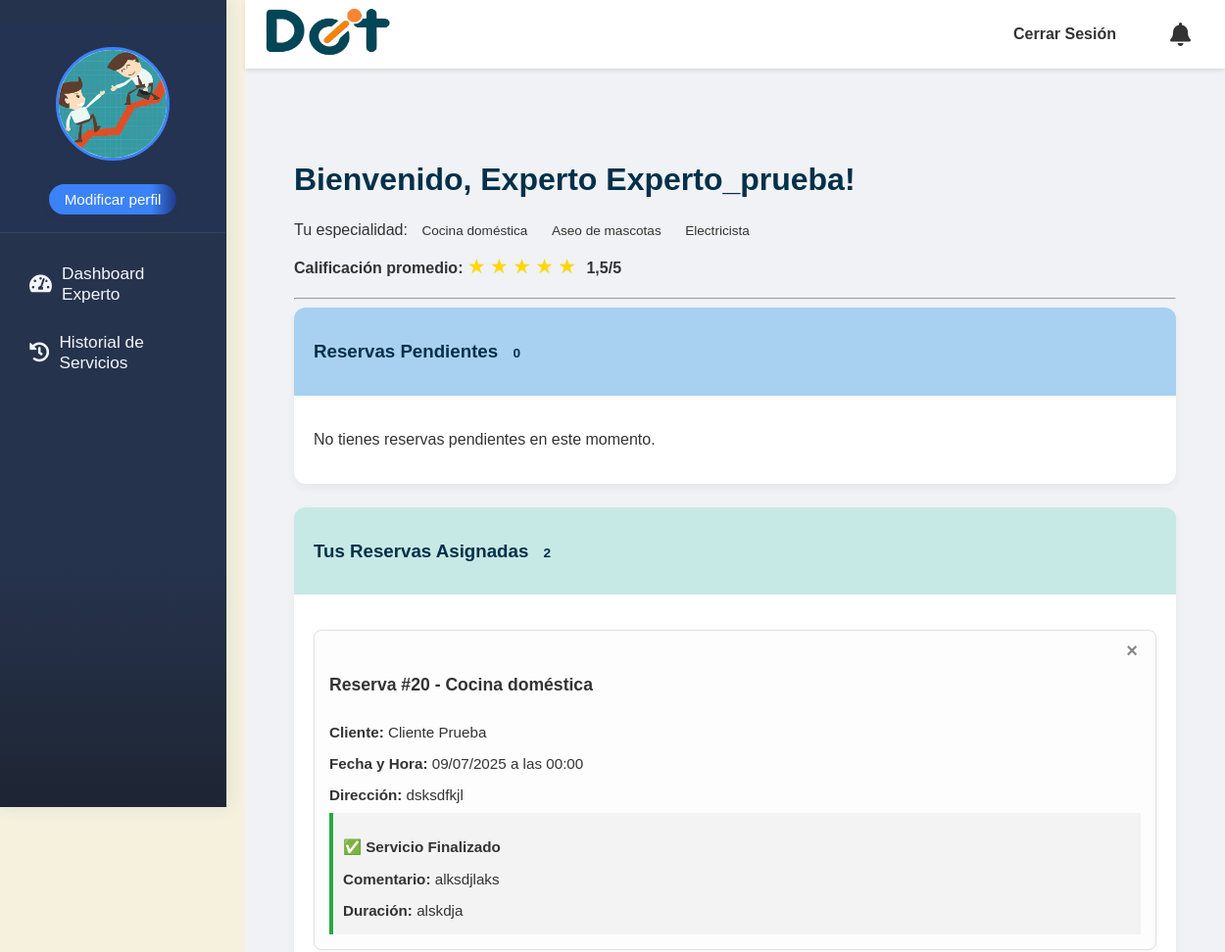
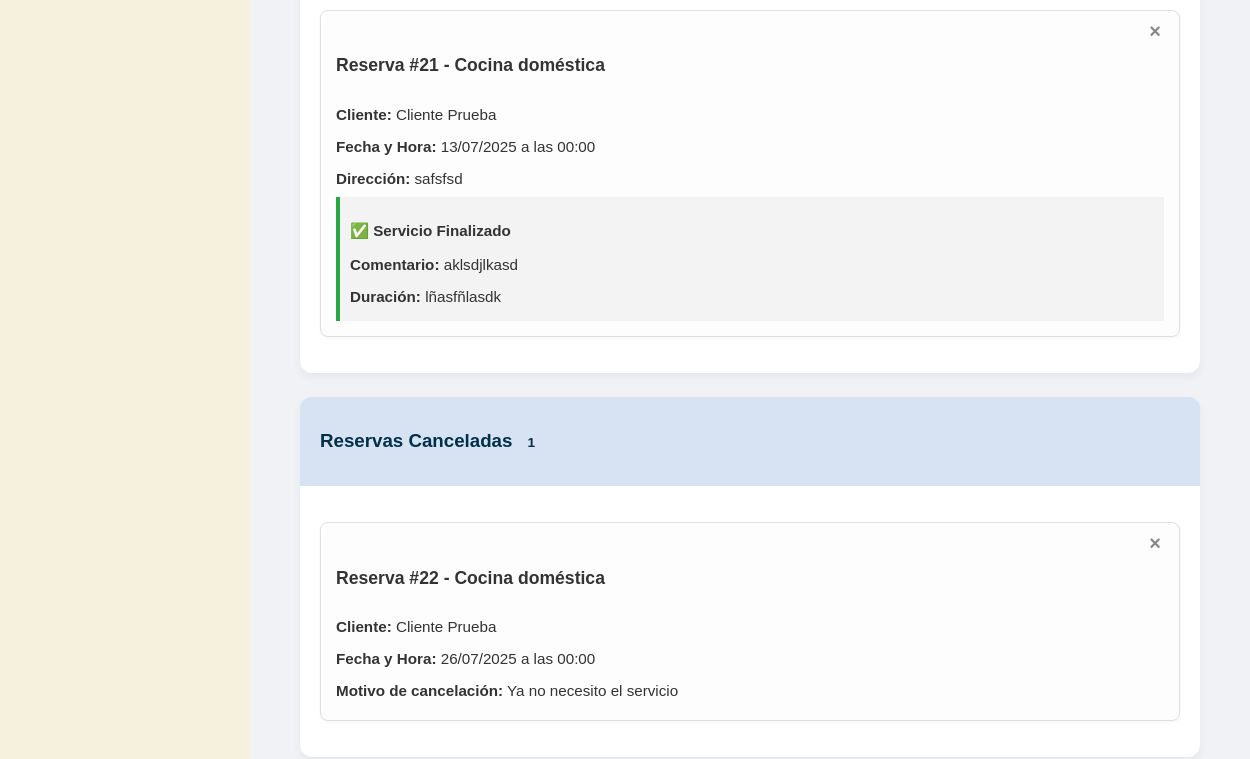
Page /experto/dashboard/ (signed in, upper part) on the earlier database version (2 pictures, top to bottom).
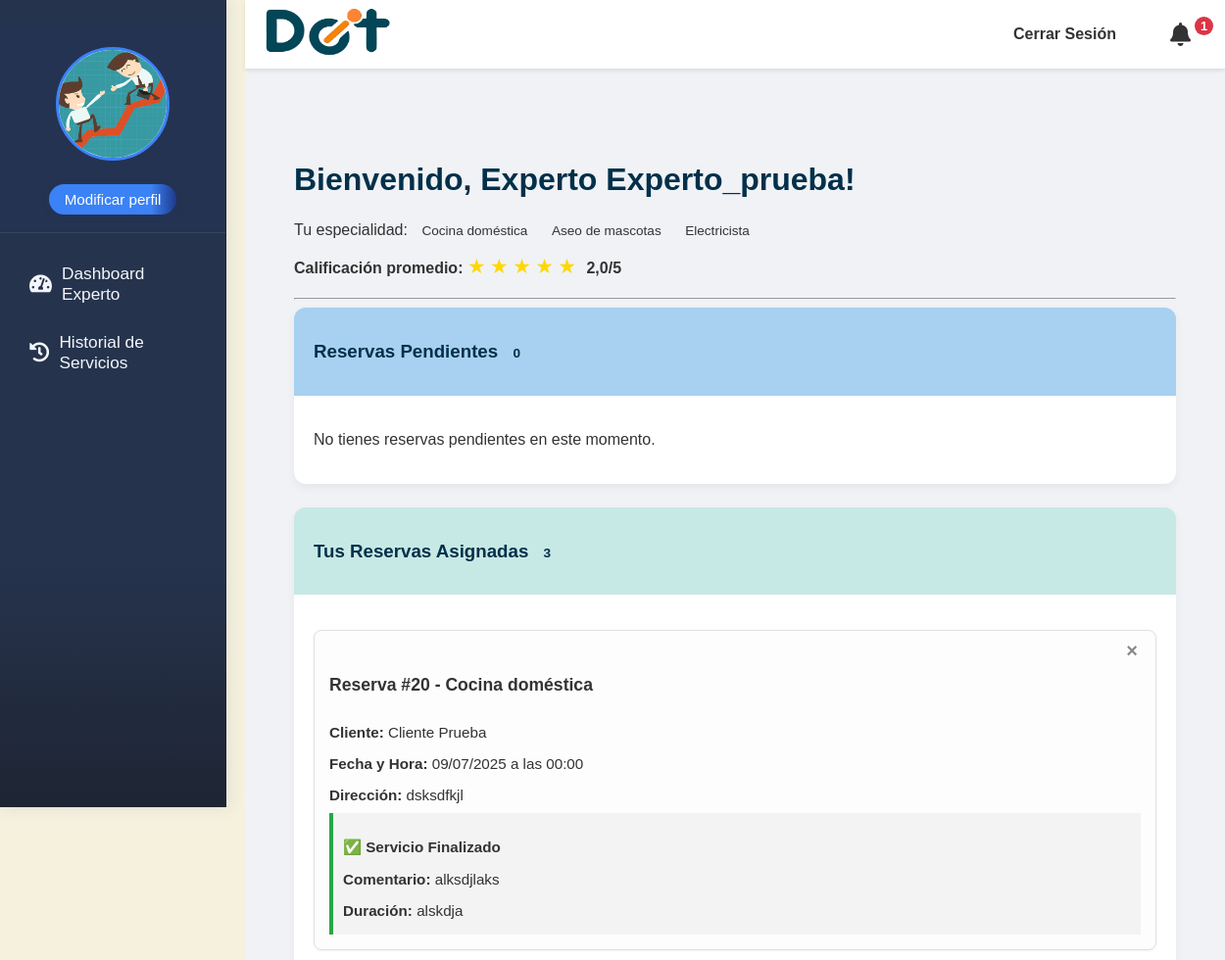
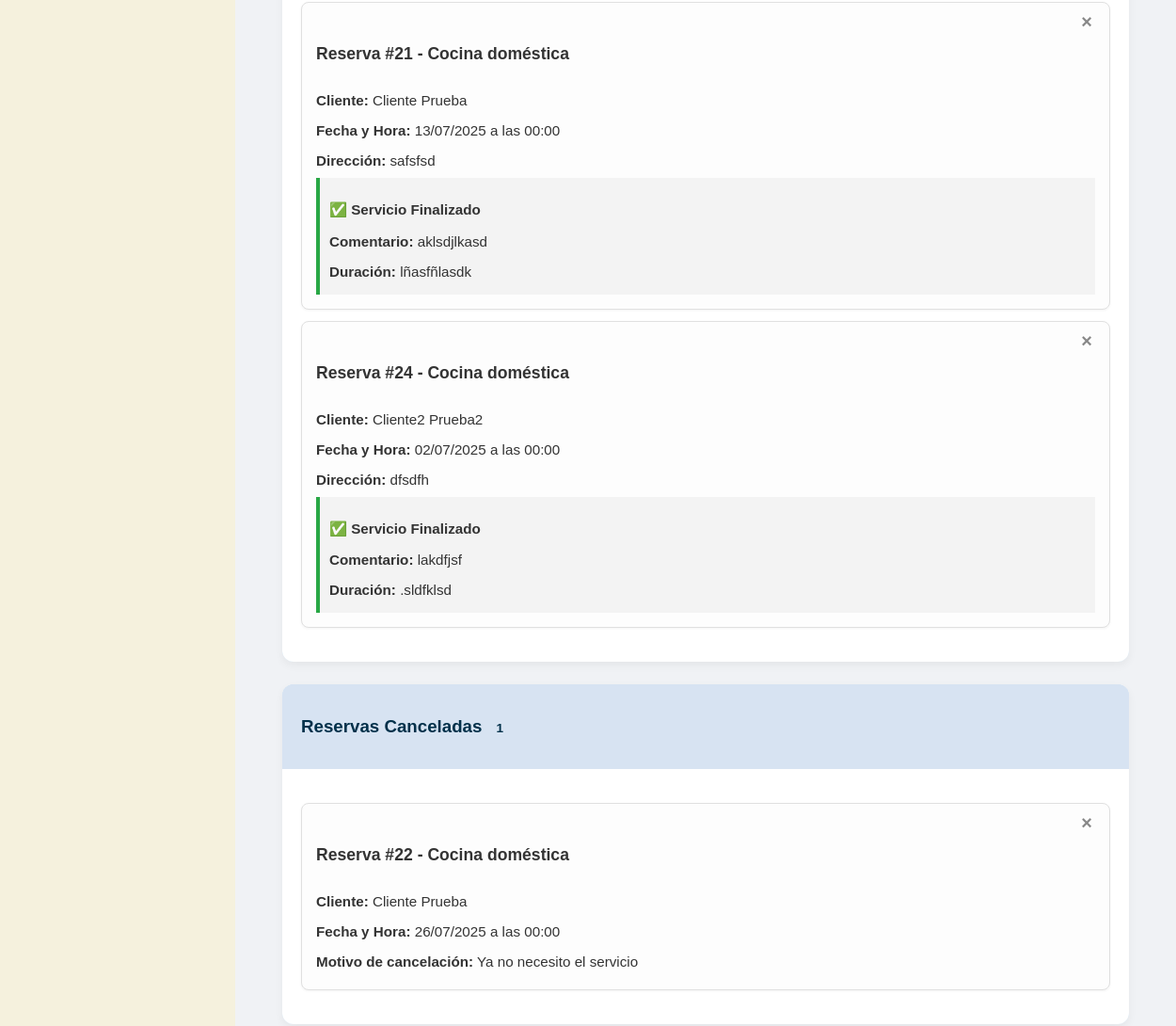
Same page on the later database version (2 pictures, top to bottom).
### doit_app/models.py (models this page shows, shortened)
class Servicios(models.Model):
    NombreServicio = models.CharField(max_length=50, verbose_name="Nombre del servicio")
    idCategorias = models.ForeignKey(Categorias, on_delete=models.CASCADE, verbose_name="Categoría del servicio")
    class Meta:
        verbose_name = "Servicio"
        verbose_name_plural = "Servicios"
        db_table = "Servicios"
        app_label = "doit_app"

class Reserva(models.Model):
    Fecha = models.DateField(verbose_name="Fecha de Reserva")
    Hora = models.TimeField(verbose_name="Hora de Reserva")
    direccion = models.CharField(max_length=255, verbose_name="Dirección del Servicio")
    descripcion = models.TextField(verbose_name="Descripción del Servicio")
    detallesAdicionales = models.TextField(blank=True, null=True, verbose_name="Detalles Adicionales")
    ciudad = models.ForeignKey(Ciudad, on_delete=models.CASCADE, verbose_name="Ciudad del Servicio")
    pais = models.ForeignKey(Pais, on_delete=models.CASCADE, verbose_name="País del Servicio")
    metodoDePago = models.ForeignKey(
        Metodo,
        on_delete=models.SET_NULL,
        null=True,
        blank=True,
        verbose_name="Método de Pago Preferido"
    )
    idUsuario = models.ForeignKey(
        settings.AUTH_USER_MODEL,
        on_delete=models.CASCADE,
        related_name='reservas_realizadas',
        verbose_name="Cliente que Reserva"
    )
    idServicios = models.ForeignKey(Servicios, on_delete=models.CASCADE, verbose_name="Servicio Solicitado")
    idEstado = models.ForeignKey(
        Estado,
        on_delete=models.SET_DEFAULT,
        default=1,
        verbose_name="Estado de la Reserva"
    )
    experto_asignado = models.ForeignKey(
        settings.AUTH_USER_MODEL,
        on_delete=models.SET_NULL,
        null=True,
        blank=True,
        related_name='reservas_aceptadas',
        limit_choices_to={'tipo_usuario': 'experto'},
        verbose_name="Experto Asignado"
    )
    pago_ofrecido = models.DecimalField(
        max_digits=10,
        decimal_places=2,
        blank=True,
        null=True,
        verbose_name="Pago Ofrecido por el Cliente"
    )
    motivo_cancelacion = models.TextField(
        blank=True,
        null=True,
        verbose_name="Motivo de Cancelación"
    )
    servicio_iniciado = models.BooleanField(default=False, verbose_name="Servicio Iniciado")
    servicio_finalizado = models.BooleanField(default=False, verbose_name="Servicio Finalizado")
    comentario_durante_servicio = models.TextField(blank=True, null=True, verbose_name="Comentario del Experto")
    duracion_estimada = models.CharField(max_length=50, null=True, blank=True, verbose_name="duracion del servicio")
    comentario_cliente = models.TextField(blank=True, null=True, verbose_name="Comentario del Cliente")
    creado_en = models.DateTimeField(auto_now_add=True)
    actualizado_en = models.DateTimeField(auto_now=True)
    class Meta:
        verbose_name = "Reserva"
        verbose_name_plural = "Reservas"
        db_table = "Reserva"
        app_label = "doit_app"

class CustomUser(AbstractUser):
    tipo_usuario_choices = [
        ('cliente', 'Cliente'),
        ('experto', 'Experto'),
    ]
    genero = models.ForeignKey(Genero, on_delete=models.SET_NULL, null=True, blank=True, verbose_name="Género")
    tipo_usuario = models.CharField(max_length=20, choices=tipo_usuario_choices, default='cliente', verbose_name="Tipo de Usuario")
    nacionalidad = models.CharField(max_length=100, blank=True, null=True, verbose_name="Nacionalidad")
    numDoc = models.CharField(max_length=100, unique=True, blank=True, null=True, verbose_name="Número de Documento")
    telefono = models.CharField(max_length=20, blank=True, null=True, verbose_name="Teléfono")
    fechaNacimiento = models.DateField(blank=True, null=True, verbose_name="Fecha de Nacimiento")
    foto_perfil = models.ImageField(upload_to='perfil/', null=True, blank=True, verbose_name="Foto de Perfil")
    tipo_documento = models.ForeignKey(TipoDoc, on_delete=models.SET_NULL, null=True, blank=True, verbose_name="Tipo de Documento")
    especialidad = models.ManyToManyField(
        Servicios,
        blank=True,
        verbose_name="Servicios que ofrece el experto"
    )
    direccion = models.CharField(max_length=255, blank=True, null=True, verbose_name="Dirección de Residencia")
    barrio = models.CharField(max_length=100, blank=True, null=True, verbose_name="Barrio")
    documento_identidad_pdf = models.FileField(upload_to='documentos_identidad/', blank=True, null=True, verbose_name="Documento de Identidad (PDF)")
    class Meta:
        verbose_name = "Usuario Personalizado"
        verbose_name_plural = "Usuarios Personalizados"
        app_label = "doit_app"
    def is_usuario_normal(self):
        return self.tipo_usuario == 'cliente'
    def is_experto(self):
        return self.tipo_usuario == 'experto'

### doit_app/views.py (the view, shortened to what this page needs)
# urls.py: path('experto/dashboard/', views.dashboard_experto, name='dashboard_experto'),
@login_required(login_url='login')
@user_passes_test(lambda u: u.tipo_usuario == 'experto', login_url='login')
@require_http_methods(["GET", "POST"])
def dashboard_experto(request):
    print(f"DEBUG dashboard_experto: Accediendo. User: {request.user.username}, Tipo: {request.user.tipo_usuario}")
    reservas_pendientes = Reserva.objects.filter(
        experto_asignado__isnull=True,
        idServicios__in=request.user.especialidad.all()
    ).select_related('idUsuario', 'idServicios').order_by('Fecha', 'Hora')
    for reserva in reservas_pendientes:
        categorias_experto = set(request.user.especialidad.values_list('idCategorias', flat=True))
        categoria_reserva = reserva.idServicios.idCategorias_id
        reserva.especialidad_permitida = categoria_reserva in categorias_experto
    reservas_asignadas = Reserva.objects.filter(
        experto_asignado=request.user,
        motivo_cancelacion__isnull=True
    ).select_related('idUsuario', 'idServicios')
    reservas_canceladas = Reserva.objects.filter(
        experto_asignado=request.user,
        motivo_cancelacion__isnull=False
    ).order_by('-Fecha', '-Hora')
    mensajes_no_leidos = {}
    for reserva in reservas_asignadas:
        cliente = reserva.idUsuario
        count = Mensaje.objects.filter(emisor=cliente, receptor=request.user, leido=False).count()
        if count > 0:
            mensajes_no_leidos[cliente.id] = count
    puede_calificar_experto = {}
    for reserva in reservas_asignadas:
        if reserva.servicio_finalizado:
            ya_calificado = Calificaciones.objects.filter(
                reserva=reserva,
                calificado_por=request.user,
                tipo='experto_a_cliente'
            ).exists()
            puede_calificar_experto[reserva.id] = not ya_calificado
        else:
            puede_calificar_experto[reserva.id] = False
    promedio_calificacion = obtener_promedio_calificaciones_experto(request.user)
    estrellas = int(round(promedio_calificacion or 0))
    from doit_app.models import Notificacion
    notificaciones_no_leidas = Notificacion.objects.filter(usuario=request.user, leida=False).count()
    return render(request, 'experto/dashboard_experto.html', {
        'reservas_pendientes': reservas_pendientes,
        'reservas_asignadas': reservas_asignadas,
        'reservas_canceladas': reservas_canceladas,
        'user_especialidad': request.user.especialidad,
        'mensajes_no_leidos': mensajes_no_leidos,
        'puede_calificar_experto': puede_calificar_experto,
        'promedio_calificacion': promedio_calificacion,
        'estrellas': estrellas,
        'notificaciones_no_leidas': notificaciones_no_leidas,
    })

### doit_app/utils.py (called while the page is built)
def obtener_promedio_calificaciones_experto(experto):
    resultado = Calificaciones.objects.filter(
        calificado_a=experto,
        tipo='cliente_a_experto'
    ).aggregate(promedio=Avg('puntuacion'))
    return resultado['promedio'] or 0

### doit_app/templates/experto/dashboard_experto.html (shortened to what the changed rows need)
{% extends "base.html" %}
{% load static %}
{% block extra_css %}
<link rel="stylesheet" href="{% static 'css/dashboard_experto.css' %}">
{% endblock %}
{% block content %}
<div class="container mt-4">
    <h1 class="mb-4">Bienvenido, Experto {{ request.user.username }}!</h1>
    <p>Tu especialidad:
        {% if request.user.especialidad.all %}
            {% for esp in request.user.especialidad.all %}
                <span class="badge bg-primary me-1">{{ esp.NombreServicio }}</span>
            {% empty %}
                No especificada
            {% endfor %}
        {% else %}
            No especificada
        {% endif %}
    </p>
    <div style="margin-bottom: 20px;">
        <span>
            {% for i in "12345"|slice:":estrellas" %}
                <span style="color: gold; font-size: 1.3em;">&#9733;</span>
            {% endfor %}
            <span style="margin-left: 6px; font-weight: bold; color: #333;">{{ promedio_calificacion|floatformat:1 }}/5</span>
        </span>
    </div>
    <div class="row">
        <div class="col-md-6">
            <div class="card mb-4">
                <div class="card-header bg-success text-white">
                    <h3 class="mb-0">
                        Tus Reservas Asignadas
                        <span class="badge bg-light text-success">{{ reservas_asignadas.count }}</span>
                    </h3>
                </div>
                <div class="card-body">
                    {% if reservas_asignadas %}
                        <ul class="list-group">
                            {% for reserva in reservas_asignadas %}
                                <li class="list-group-item position-relative">
                                    <button class="cerrar-reserva-btn" onclick="cerrarReserva(this)" title="Ocultar">×</button>
                                    <h5>Reserva #{{ reserva.id }} - {{ reserva.idServicios.NombreServicio }}</h5>
                                    <p><strong>Cliente:</strong> {{ reserva.idUsuario.get_full_name|default:reserva.idUsuario.username }}</p>
                                    <p><strong>Fecha y Hora:</strong> {{ reserva.Fecha|date:"d/m/Y" }} a las {{ reserva.Hora|time:"H:i" }}</p>
                                    <p><strong>Dirección:</strong> {{ reserva.direccion }}</p>
                                    <div class="mt-2">
                                        {% if not reserva.servicio_iniciado %}
                                            <form method="post">
                                                {% csrf_token %}
                                                <input type="hidden" name="accion" value="iniciar_servicio">
                                                <input type="hidden" name="reserva_id" value="{{ reserva.id }}">
                                                <button type="submit" class="btn-iniciar">Iniciar Servicio</button>
                                            </form>
                                        {% elif reserva.servicio_finalizado %}
                                            <div class="resumen-servicio">
                                                <p><strong>✅ Servicio Finalizado</strong></p>
                                                <p><strong>Comentario:</strong> {{ reserva.comentario_durante_servicio|default:"Sin comentario" }}</p>
                                                <p><strong>Duración:</strong>
                                                    {% if reserva.duracion_estimada %}
                                                        {{ reserva.duracion_estimada }}
                                                    {% else %}
                                                        No especificada
                                                    {% endif %}
                                                </p>
                                            </div>
                                        {% endif %}
                                    </div>
                                </li>
                            {% endfor %}
                        </ul>
                    {% else %}
                        <p>No tienes reservas asignadas actualmente.</p>
                    {% endif %}
                </div>
            </div>
        </div>
    </div>
    <div class="card mb-4">
        <div class="card-body">
            {% if reservas_canceladas %}
                <ul class="list-group">
                    {% for reserva in reservas_canceladas %}
                        <li class="list-group-item position-relative">
                            <button class="cerrar-reserva-btn" onclick="cerrarReserva(this)" title="Ocultar">×</button>
                            <h5>Reserva #{{ reserva.id }} - {{ reserva.idServicios.NombreServicio }}</h5>
                            <p><strong>Cliente:</strong> {{ reserva.idUsuario.get_full_name|default:reserva.idUsuario.username }}</p>
                            <p><strong>Fecha y Hora:</strong> {{ reserva.Fecha|date:"d/m/Y" }} a las {{ reserva.Hora|time:"H:i" }}</p>
                            <p class="text-danger"><strong>Motivo de cancelación:</strong> {{ reserva.motivo_cancelacion }}</p>
                        </li>
                    {% endfor %}
                </ul>
            {% else %}
                <p>No tienes reservas canceladas recientemente.</p>
            {% endif %}
        </div>
    </div>
</div>
{% endblock %}

### doit_app/templates/base.html (shortened to what the changed rows need)
<!DOCTYPE html>
<html lang="es">
{% load static %}
<head>
    <link rel="stylesheet" href="{% static 'css/styles.css' %}">
    <link rel="stylesheet" href="https://cdnjs.cloudflare.com/ajax/libs/font-awesome/5.15.4/css/all.min.css">
    {% block extra_css %}
    {% endblock %}
</head>
<body>
    <div id="content-wrapper">
        <header>
            <nav class="navbar navbar-light bg-light">
                <ul class="nav-links">
                    <li style="position:relative;">
                        <a href="{% url 'notificaciones' %}" id="notificaciones-link" style="position:relative;">
                            <i class="fa fa-bell" style="font-size:1.5em;"></i>
                            {% if notificaciones_no_leidas and notificaciones_no_leidas > 0 %}
                                <span id="notificaciones-badge" style="position:absolute;top:-5px;right:-8px;background:#dc3545;color:white;border-radius:50%;padding:2px 6px;font-size:0.8em;">{{ notificaciones_no_leidas }}</span>
                            {% endif %}
                        </a>
                    </li>
                </ul>
            </nav>
        </header>
        <main>
            {% block content %}
            {% endblock %}
        </main>
    </div>
</body>
</html>

Differences in the rows shown:
added Reserva: id "24", idServicios.NombreServicio "Cocina doméstica", idUsuario.get_full_name "Cliente2 Prueba2", Fecha "02/07/2025", Hora "00:00", direccion "dfsdfh", comentario_durante_servicio "lakdfjsf", duracion_estimada ".sldfklsd", shown under "Tus Reservas Asignadas 3"
Other differences:
{{ notificaciones_no_leidas }}: (not shown) → "1"
{{ promedio_calificacion|floatformat:1 }}: "1,5" → "2,0"
{{ reservas_asignadas.count }}: "2" → "3"
